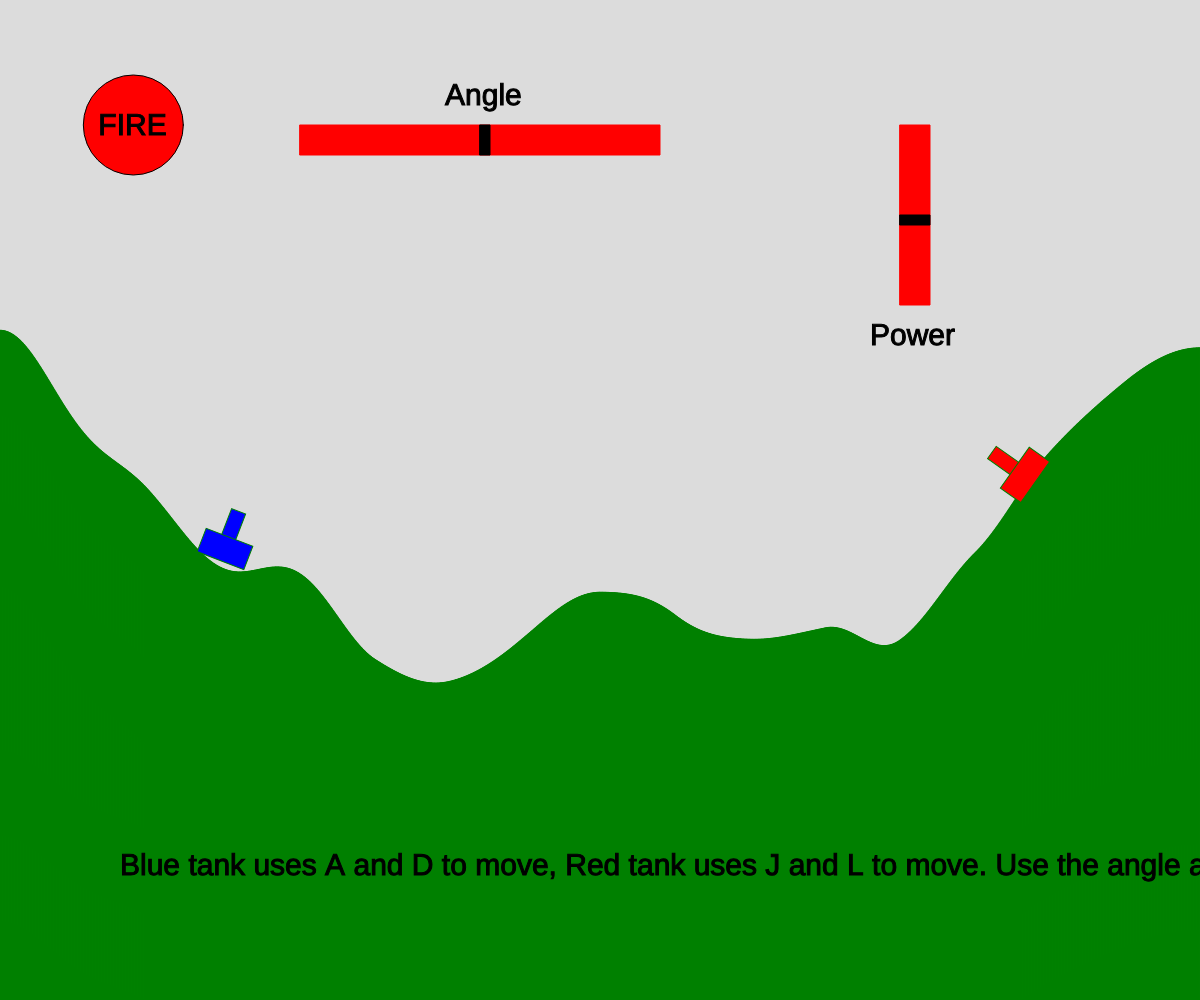
Frame 1 (no input)
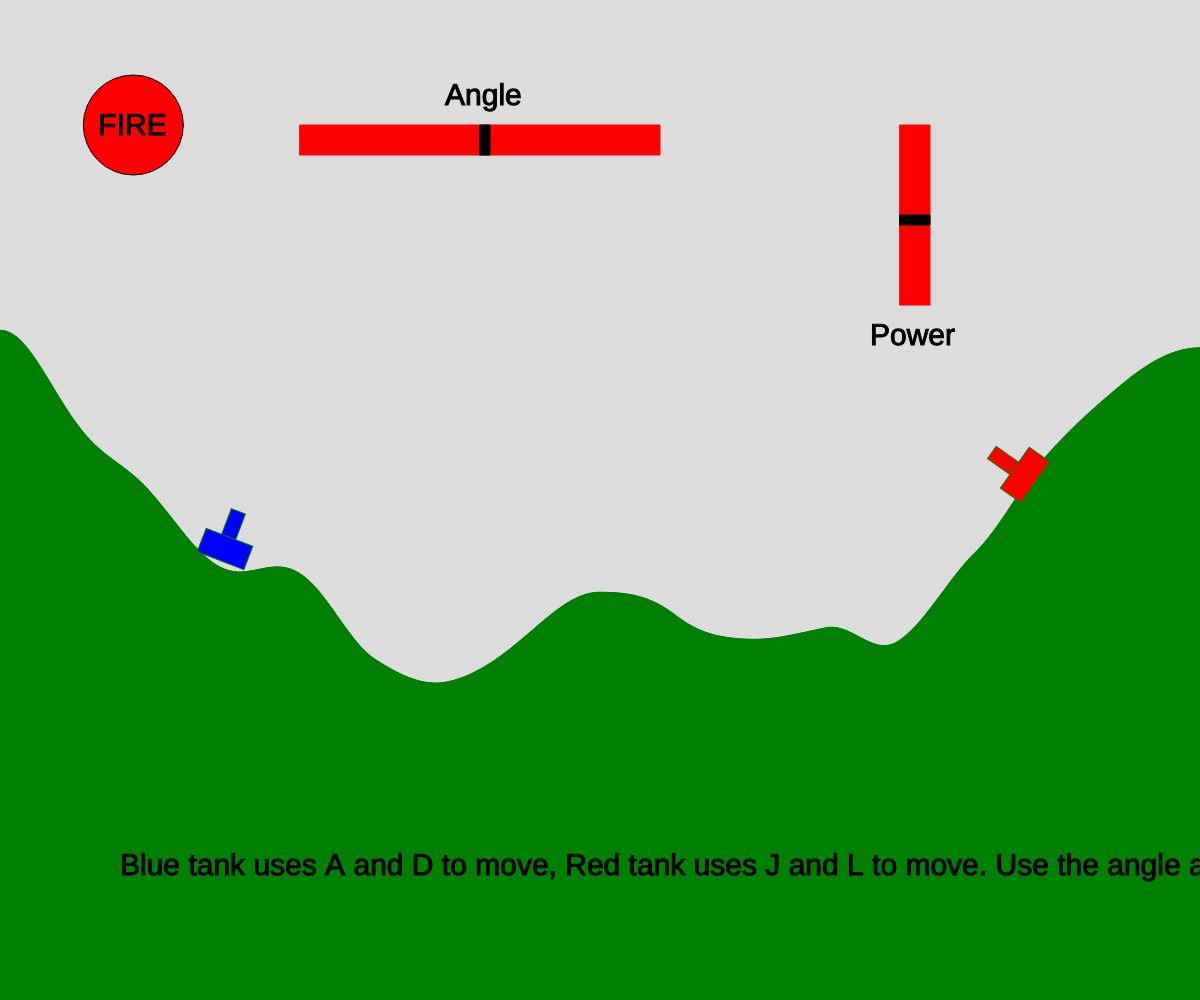
Frame 60 (no input)
Frame 120 (the mouse pressed at the canvas centre since frame 60): identical to frame 60, image omitted

The p5.js sketch that drew these frames (run headless with seeded random() and noise() and a simulated clock; from frame 60 on, the mouse is pressed at the canvas centre):

// p5.js sketch
// ── sketch.js
// Arrays and Object Notation Project/ Tanks
// Narayan Thibodeau
// October 7th, 2026
//
// Extra for Experts:
// I learned about the ternary operator (?) to condense if statements (I didn't end up using it as much as I thought in the end,)
// as well as learning about the trigonometry functions inside javascript. I also learned about constrain as an easier way to confine values rather than lengthy if statements. 
// I also learned about map and how to use it to take a range of values and map it to another range of values. 
// Getting parabolic motion to track to adjustable varaibles was really complicated at first because i was originally just using the entire width of the screen and mouseX, and displaying a live trajectory parabola, but eventually pivoted to using sliders.
//I was inspired by this game and it's use of sliders: https://www.mathsisfun.com/games/tanks.html.

//To play the game, the blue tank uses A and D, and the red tank uses J and L. 
// The one slider dictates the angle of the barrel, and the other slider maps the amounts of power in firing a shell from your tank. when you get hit, you blow up.
//For some strange reason I cannot find, the instructions bolds itself when you fire if you dont just toggle it off.

//global variables
let game = 'yes';
let angleSlider;

let trajectorySlider;

let turn = 'blue';
let turnTime = 15000;

let lastTurnTime = 0;
let terrain = [];
const NUMBER_RECTS = 2000;

let shells = [];
let explosions = [];

let shellSpeedX = 10;
let shellSpeedY = 10;
let gravity = 0.2;

let hitTank;
let speed = 1;

let instructions = 'show';

let winner = null;

async function setup() {
  createCanvas(windowWidth, windowHeight);
  tankRed.x = width*5/6;
  tankBlue.x = width/6;
  generateTerrain();
  rectMode(CORNER);
  angleSlider = width/4 + 180;
  trajectorySlider = height/8 + 90;
}

function draw() {
  background(220);
  
  stroke('green');
  fill('green');
  for (let theRect of terrain) {
    rect(theRect.x, theRect.y, theRect.w, theRect.h);
  }
  
  tankOnTerrain(tankBlue);
  tankOnTerrain(tankRed);
  moveTanks();
  anglePicker();
  trajectoryPicker();
  fireButton();
  
  turnSelector();
  turnTimer();
  
  updateShells();
  updateExplosions();

  makeInstructions();

  if (game === 'no') {
    showWinner();
    return; 
  }

}


function generateTerrain() {
  //use perlin noise to make the terrain randomly generated
  let theWidth = width/NUMBER_RECTS;
  let time = 0;
  let changeTime = 0.001;
  for (let i = 0; i < NUMBER_RECTS; i++) {
    let theHeight = noise(time) * height;
    let someRect = spawnRectangle(theWidth * i, theWidth, theHeight);
    terrain.push(someRect);
    time += changeTime;
  }
}

//make the rectangles to fill the terrain
function spawnRectangle(leftSide, rectWidth, rectHeight) {
  let theRect = {
    x: leftSide,
    y: height - rectHeight,
    w: rectWidth,
    h: rectHeight,
  };
  
  return theRect;
}

//blue tank
let tankBlue = {
  w: 50,
  h: 25,
  angle: 0,
  barrelW: 15,
  barrelH: 40,
  barrelAngle: 0,
};

//red tank
let tankRed = {
  w: 50,
  h: 25,
  angle: 0,
  barrelW: 15,
  barrelH: 40,
  barrelAngle: 0,
};

function getTerrainY(x) {
  //find the y value for an x value
  let i = Math.floor(x/(width/NUMBER_RECTS));
  i = constrain(i, 0, terrain.length - 1);
  
  return terrain[i].y;
}

function tankOnTerrain(tank) {
  //use left corner as left x and right corner as right x
  let leftX = tank.x;
  let rightX = tank.x + tank.w;
  
  //get y value at x positions
  let leftY = getTerrainY(leftX);
  let rightY = getTerrainY(rightX);
  
  //find tank angle with the two y values
  tank.angle = Math.atan2(rightY - leftY, rightX - leftX);
  tank.y = (leftY + rightY) / 2 - tank.h;
  
  //make just the tank rotate
  push();
  
  // move to centre of tank
  translate(tank.x + tank.w/2, tank.y + tank.h/2);
  rotate(tank.angle);
  
  //draw tank
  if (tank === tankBlue) {
    fill('blue');
  } 
  else if (tank === tankRed) {
    fill('red');
  }
  push();
  //make the tank barrel first so it sits behind the tank
  rotate(tank.barrelAngle);
  rect(0 - tank.w/6, 0 - tank.barrelH, tank.barrelW, tank.barrelH);
  pop();
  
  //make the tank 
  rect(-tank.w/2, -tank.h / 2, tank.w, tank.h);
  pop();
}

function moveTanks() {
  //use a and d to move the blue tank, and j and l to move the red tank
  if (keyIsDown('d') && turn === 'blue') {
    if (tankBlue.x < window.width - tankBlue.w) {
      tankBlue.x += speed;
    }
  }
  if (keyIsDown('a') && turn === 'blue') {
    if (tankBlue.x > 0) {
      tankBlue.x -= speed;
    }
  }
  if (keyIsDown('l') && turn === 'red') {
    if (tankRed.x < window.width - tankRed.w) {
      tankRed.x += speed;
    }
  }
  if (keyIsDown('j') && turn === 'red') {
    if (tankRed.x > 0) {
      tankRed.x -= speed;
    }
  }
}

//move the tank barrel to the anglesliders position
function moveBarrel(tank) {
  let angle = map(angleSlider, width/4, width/4 + 360, -90, 90);
  tank.barrelAngle = radians(angle) - radians(tank.angle);
  tank.barrelAngle = constrain(tank.barrelAngle, -PI/2, PI/2); 
}

function turnSelector() {
//if its that tanks turn allow its barrel to move, if the turn timer is esxceeded, switch turns
  if (turn === 'blue') {
    moveBarrel(tankBlue);
  }
  else if (turn === 'red') {
    moveBarrel(tankRed);
  }
  
  if (millis() > turnTime + lastTurnTime) {
    lastTurnTime = millis();
    if (turn === 'blue') {
      turn = 'red';
    }
    else if (turn === 'red') {
      turn = 'blue';
    }
  }
}

function mousePressed() {
  //if the game is still going and you click on the fire button check whoes turn it is and fire a shell from their tank
  if (mouseX > width/9 -40 && mouseX < width/9 + 40 && mouseY > height/8 - 40 && mouseY < height/8 + 40 && game === 'yes') {
    if (turn === 'blue') {
      fireShell(tankBlue);
      lastTurnTime = millis(); 
      turn = 'red';
    }
    else if (turn === 'red') {
      fireShell(tankRed);
      lastTurnTime = millis();    
      turn = 'blue';
    }
  }
} 

function fireShell(tank) {
  let angle = tank.angle + tank.barrelAngle;
  //track the strength to the trajectory slider 
  let launchStrength = map(trajectorySlider, height / 8, height / 8 + 180, 20, 5);
  
  let tankCenterX = tank.w/2;
  let tankCenterY = tank.h/2;
  
  //shell starting point to end of barrel  
  let startX = tankCenterX + cos(angle - PI/2) * tank.barrelH;
  let startY = tankCenterY + sin(angle - PI/2) * tank.barrelH;
  
  let tankShell = {
    x: tank.x + startX,
    y: tank.y + startY,
    radius: 5,
    velocityX: launchStrength * cos(angle - PI/2),
    velocityY: launchStrength * sin(angle - PI/2),
  };
  
  shells.push(tankShell);
}

function updateShells() {
  for (let i = shells.length-1; i >= 0; i--) {
    
    let tankShell = shells[i];
    tankShell.velocityY += gravity;

    tankShell.x += tankShell.velocityX;
    tankShell.y += tankShell.velocityY;

    hitTank = hitDetector(tankShell);
    if (hitTank !== null) {
      winner = hitTank === tankBlue ? 'Red' : 'Blue';

      explode(hitTank);
      shells.splice(i, 1);
      game = 'no'
      return;
    }

    let groundY = getTerrainY(tankShell.x);

    //remove shell if it hits the ground
    if (tankShell.y + tankShell.radius >= groundY) {
      shells.splice(i, 1);
      continue;
    }
    
    //make the shell
    fill('yellow');
    noStroke();
    circle(tankShell.x, tankShell.y, tankShell.radius*2);
  }
}

function anglePicker() {
  let barX = width/4;
  let barY = height/8;

  fill('red');
  stroke('red');
  rect(barX, barY, 360, 30);

  textSize(30);
  fill('black');
  stroke('black');
  rect(angleSlider, barY, 10, 30);
  text('Angle', width/4 + 145, height/8 - 20);

  //the slider tracks to the mouse when its clicked and in the area
  if (mouseY > height/8 && mouseY < height/8 + 30 && mouseX > width/4 && mouseX < width/4 + 360 && mouseIsPressed && game === 'yes') {
    angleSlider = mouseX;
  }
}

function trajectoryPicker() {
  let barX = width*3/4;
  let barY = height/8;

  fill('red');
  stroke('red');
  rect(barX, barY, 30, 180);

  textSize(30);
  fill('black');
  stroke('black');
  rect(barX, trajectorySlider, 30, 10);
  text('Power', width*3/4 - 30, height/8 + 220)

  //the slider tracks to the mouse when its clicked and in the area
  if (mouseY > height/8 && mouseY < height/8 + 180 && mouseX > width*3/4 && mouseX < width*3/4 + 30 && mouseIsPressed && game === 'yes') {
    trajectorySlider = mouseY;
  }
}

function fireButton() {
  //if you hover over the fire button make it grey
  if (mouseX > width/9 -40 && mouseX < width/9 + 40 && mouseY > height/8 - 40 && mouseY < height/8 + 40 && game === 'yes') {
    fill('gray');
    stroke('black');
    circle(width/9, height/8, 80);
  }
  else {
    fill('red');
    stroke('black');
    circle(width/9, height/8, 100);
    fill('black');
    text('FIRE', width/9 - 35, height/8 + 10);  
  }
}

function turnTimer() {
  let timer = (millis() - lastTurnTime)/1000;
  
  //if no winner show the turn and the time
  if (hitTank === null && game === 'yes') {
    textSize(30);
    fill('black');
    text(`${turn}'s turn`, width/3.35, height/5);
    text(`Turn time: ${timer.toFixed(2)}`, width/3.35, height/5 + 30);
  }


}

function hitDetector(shell) {
  //check blue tank
  if (collideRectCircle(tankBlue.x, tankBlue.y, tankBlue.w, tankBlue.h, shell.x, shell.y, shell.radius * 2) === true) {
    return tankBlue;
  }
  //check red tank
  if (collideRectCircle(tankRed.x, tankRed.y, tankRed.w, tankRed.h, shell.x, shell.y, shell.radius * 2) === true) {
    return tankRed;
  }

  return null;
}

function explode(tank) {
  //make 50 circles
  for (let i = 0; i < 50; i++) {
    explosions.push({
      x: tank.x + tank.w/2,
      y: tank.y + tank.h/2,
      velocityX: random(-5, 5),
      velocityY: random(-5, 5),
      radius: random(3, 20),
      life: 60,
    });
  }

  //make the tank go off screen 
  tank.x = 4000;
}

function updateExplosions() {
  for (let i = explosions.length - 1; i >= 0; i--) {
    let debris = explosions[i];

    //move debris
    debris.x += debris.velocityX;
    debris.y += debris.velocityY;
    debris.life-- ;

    //randomly colour the circles
    fill(random(0, 255), random(0, 255), random(0, 255));
    noStroke();
    circle(debris.x, debris.y, debris.radius * debris.life / 60);

    //if the debris has existed for its lifespan get rid of it
    if (debris.life <= 0) {
      explosions.splice(i, 1);
    }
  }
}

function makeInstructions() {
  if (instructions === 'show') {
    fill('black');
    textFont('Arial');
    textStyle(NORMAL);
    textSize(30);
    text('Blue tank uses A and D to move, Red tank uses J and L to move. Use the angle and trajectory sliders to pick your trajectory. Use Ctrl + R to play again.', width/10, height*7/8);
  }
}


function keyPressed() {
  //toggle instructions
  if (key === 'i') {
    if (instructions === 'show') {
      instructions = 'hide';
    }
    else if (instructions === 'hide') {
      instructions = 'show';
    }
  }  
}

function showWinner() {
  //show the winner

  fill('black');
  textSize(50);

  text(`${winner} Tank Won!`, width/2 - 25, height/2);
  turnTime = '';
  turn = '';

  textSize(20);
  text('Press Ctrl + R to play again', width/2, height/2 + 60);
}
